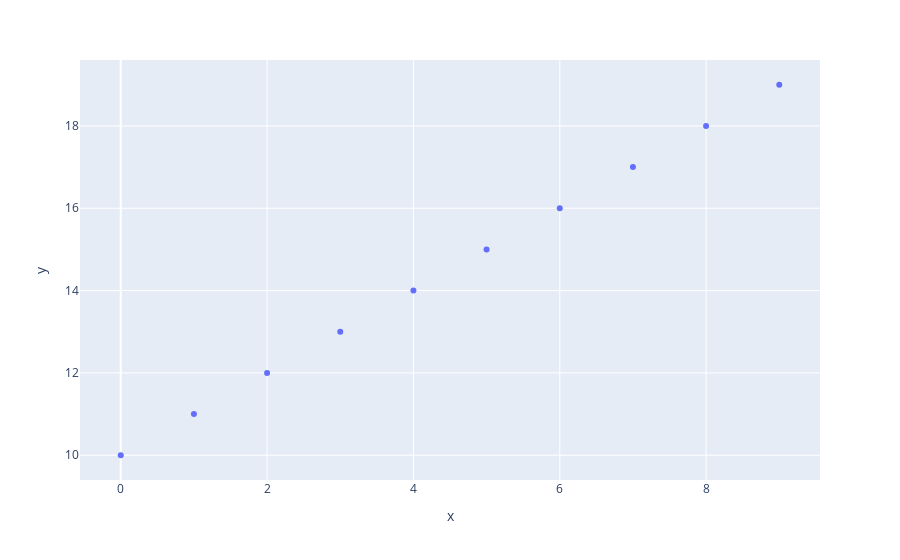

Source (notebook cell):
### Code cell
import numpy as np

x, y = np.arange(10), np.arange(10, 20)

px.scatter(x=x, y=y)

### Figure 1 — Plotly figure (JSON) as saved in the notebook; plotly's stock layout.template omitted (floating-point values rounded to 4 significant figures)
{"data": [{"hovertemplate": "x=%{x}<br>y=%{y}<extra></extra>", "legendgroup": "", "marker": {"color": "#636efa", "symbol": "circle"}, "mode": "markers", "name": "", "orientation": "v", "showlegend": false, "type": "scatter", "x": [0, 1, 2, 3, 4, 5, 6, 7, 8, 9], "xaxis": "x", "y": [10, 11, 12, 13, 14, 15, 16, 17, 18, 19], "yaxis": "y"}], "layout": {"autosize": true, "legend": {"tracegroupgap": 0}, "margin": {"t": 60}, "xaxis": {"anchor": "y", "autorange": true, "domain": [0, 1], "range": [-0.5411, 9.541], "title": {"text": "x"}, "type": "linear"}, "yaxis": {"anchor": "x", "autorange": true, "domain": [0, 1], "range": [9.303, 19.7], "title": {"text": "y"}, "type": "linear"}}}
